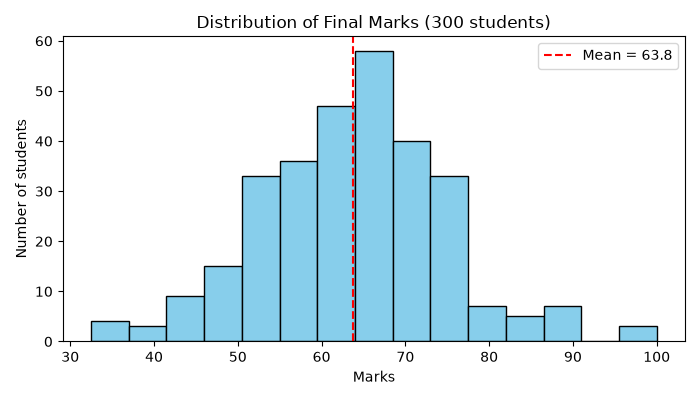

The Python source for this figure:
# histogram.py
# Histogram = how values are spread out (the distribution).

import matplotlib
matplotlib.use("Agg")
import matplotlib.pyplot as plt
import numpy as np

rng = np.random.default_rng(seed=1)
marks = rng.normal(loc=65, scale=12, size=300)   # 300 marks around 65
marks = np.clip(marks, 0, 100)                    # keep them between 0 and 100

plt.figure(figsize=(7, 4))
plt.hist(marks, bins=15, color="skyblue", edgecolor="black")   # bins = number of bars
plt.axvline(marks.mean(), color="red", linestyle="--", label=f"Mean = {marks.mean():.1f}")
plt.title("Distribution of Final Marks (300 students)")
plt.xlabel("Marks")
plt.ylabel("Number of students")
plt.legend()
plt.tight_layout()
plt.savefig("histogram.png")
print("Saved histogram.png")
